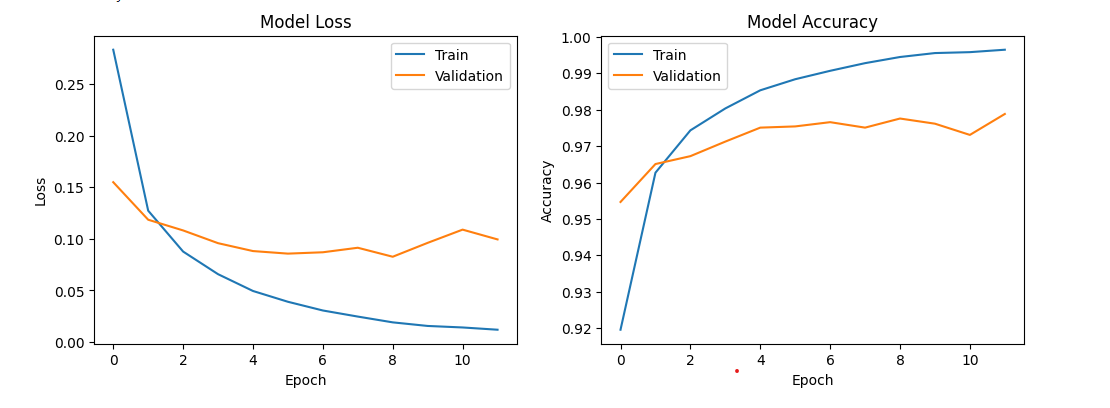

Reproduce this figure in Python.
import tensorflow as tf
from tensorflow.keras.datasets import mnist
from tensorflow.keras.models import Sequential
from tensorflow.keras.layers import Dense, Flatten
from tensorflow.keras.utils import to_categorical
from tensorflow.keras.callbacks import EarlyStopping

# Load and preprocess the MNIST dataset
(x_train, y_train), (x_test, y_test) = mnist.load_data()

# Normalize the pixel values to be between 0 and 1
x_train = x_train / 255.0
x_test = x_test / 255.0

# Convert labels to one-hot encoding
y_train = to_categorical(y_train, 10)
y_test = to_categorical(y_test, 10)

# Build the neural network model
model = Sequential([
    Flatten(input_shape=(28, 28)),  # Flatten the 28x28 images into a 1D array
    Dense(128, activation='relu'),  # Hidden layer with 128 neurons and ReLU activation
    Dense(10, activation='softmax')  # Output layer with 10 neurons (one for each digit) and softmax activation
])

# Compile the model
model.compile(optimizer='adam',
              loss='categorical_crossentropy',
              metrics=['accuracy'])

# Define early stopping to prevent overfitting
early_stopping = EarlyStopping(monitor='val_loss', patience=3, restore_best_weights=True)

# Train the model
history = model.fit(x_train, y_train, epochs=20, batch_size=32, validation_split=0.2, callbacks=[early_stopping])

# Evaluate the model on the test data
test_loss, test_accuracy = model.evaluate(x_test, y_test)

# Print the test accuracy
print(f'Test accuracy: {test_accuracy:.4f}')

# Optionally, you can also plot the training history to visualize performance
import matplotlib.pyplot as plt

plt.figure(figsize=(12, 4))

# Plot training & validation loss values
plt.subplot(1, 2, 1)
plt.plot(history.history['loss'])
plt.plot(history.history['val_loss'])
plt.title('Model Loss')
plt.xlabel('Epoch')
plt.ylabel('Loss')
plt.legend(['Train', 'Validation'])

# Plot training & validation accuracy values
plt.subplot(1, 2, 2)
plt.plot(history.history['accuracy'])
plt.plot(history.history['val_accuracy'])
plt.title('Model Accuracy')
plt.xlabel('Epoch')
plt.ylabel('Accuracy')
plt.legend(['Train', 'Validation'])

plt.show()
